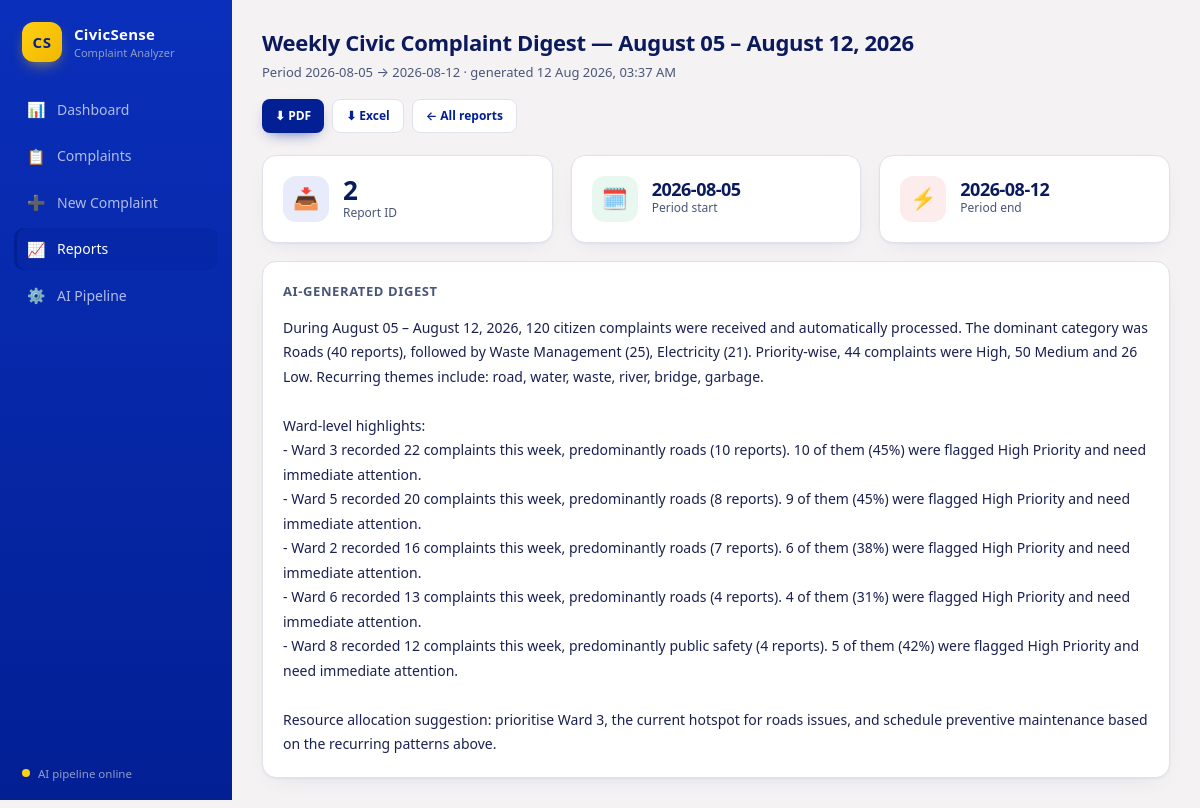
/reports/2, run on an earlier commit of the app's database.
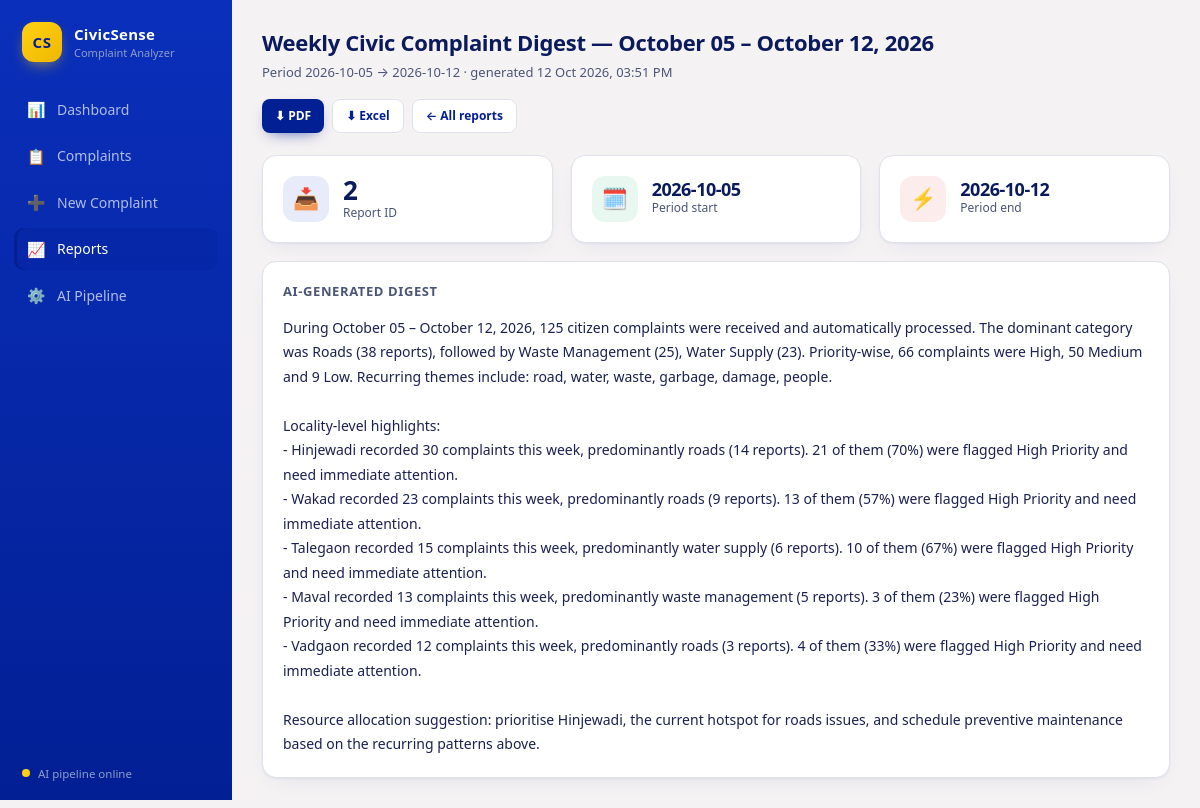
And on a later commit of the database.
### tables this page shows
CREATE TABLE reports (
    id           INTEGER PRIMARY KEY AUTOINCREMENT,
    period_start TEXT NOT NULL,
    period_end   TEXT NOT NULL,
    title        TEXT NOT NULL,
    summary      TEXT NOT NULL,
    format       TEXT NOT NULL DEFAULT 'weekly',
    created_at   TEXT NOT NULL
);

### app.py (the view)
@app.route("/reports/<int:rid>")
def report_view(rid):
    report = database.get_report(rid)
    if not report:
        abort(404)
    return render_template("report_view.html", report=report,
                           categories=CATEGORIES)

### app.py (called while the page is built)
@app.template_filter("pretty_date")
def pretty_date(value):
    try:
        dt = datetime.fromisoformat(value)
        return dt.strftime("%d %b %Y, %I:%M %p")
    except (ValueError, TypeError):
        return value

### civic_sense/database.py (called while the page is built)
@contextmanager
def get_conn():
    DB_PATH.parent.mkdir(parents=True, exist_ok=True)
    conn = sqlite3.connect(str(DB_PATH))
    conn.row_factory = sqlite3.Row
    conn.execute("PRAGMA journal_mode=WAL")
    try:
        yield conn
        conn.commit()
    finally:
        conn.close()

def get_report(rid: int):
    with get_conn() as conn:
        row = conn.execute("SELECT * FROM reports WHERE id = ?", (rid,)).fetchone()
        return dict(row) if row else None

### templates/report_view.html (shortened to what this page needs)
{% extends "base.html" %}
{% block content %}
<div class="page-head">
  <div>
    <h1 class="page-title">{{ report.title }}</h1>
    <p class="page-sub">Period {{ report.period_start[:10] }} → {{ report.period_end[:10] }} · generated {{ report.created_at | pretty_date }}</p>
  </div>
  <div style="display:flex; gap:8px">
    <a class="btn small" href="{{ url_for('report_pdf', rid=report.id) }}">⬇ PDF</a>
    <a class="btn small secondary" href="{{ url_for('report_xlsx', rid=report.id) }}">⬇ Excel</a>
    <a class="btn small secondary" href="{{ url_for('reports') }}">← All reports</a>
  </div>
</div>
<div class="grid grid-3">
  <div class="card hoverable"><div class="kpi">
    <div class="kpi-icon">📥</div>
    <div><div class="kpi-value">{{ report.id }}</div><div class="kpi-label">Report ID</div></div>
  </div></div>
  <div class="card hoverable"><div class="kpi">
    <div class="kpi-icon green">🗓️</div>
    <div><div class="kpi-value" style="font-size:18px">{{ report.period_start[:10] }}</div><div class="kpi-label">Period start</div></div>
  </div></div>
  <div class="card hoverable"><div class="kpi">
    <div class="kpi-icon red">⚡</div>
    <div><div class="kpi-value" style="font-size:18px">{{ report.period_end[:10] }}</div><div class="kpi-label">Period end</div></div>
  </div></div>
</div>
<div class="card" style="margin-top:18px">
  <h2 class="card-title">AI-Generated Digest</h2>
  <div class="report-body">{{ report.summary }}</div>
</div>
{% endblock %}

What changed in the data, as far as the page shows it:
changed reports id 2: title "Weekly Civic Complaint Digest — August 05 – August 12, 2026" → "Weekly Civic Complaint Digest — October 05 – October 12, 2026"; period_start "2026-08-05" → "2026-10-05"; period_end "2026-08-12" → "2026-10-12"; created_at|pretty_date "12 Aug 2026, 03:37 AM" → "12 Oct 2026, 03:51 PM"; summary "During August 05 – August 12, 2026, 120 citizen complaints were received and automatically processed. The dominant category was Roads (40 reports), followed by Waste Management (25), Electricity (21). Priority-wise, 44 complaints were High, 50 Medium and 26 Low. Recurring themes include: road, water, waste, river, bridge, garbage. Ward-level highlights: - Ward 3 recorded 22 complaints this week, predominantly roads (10 reports). 10 of them (45%) were flagged High Priority and need immediate attention. - Ward 5 recorded 20 complaints this week, predominantly roads (8 reports). 9 of them (45%) were flagged High Priority and need immediate attention. - Ward 2 recorded 16 complaints this week,…" → "During October 05 – October 12, 2026, 125 citizen complaints were received and automatically processed. The dominant category was Roads (38 reports), followed by Waste Management (25), Water Supply (23). Priority-wise, 66 complaints were High, 50 Medium and 9 Low. Recurring themes include: road, water, waste, garbage, damage, people. Locality-level highlights: - Hinjewadi recorded 30 complaints this week, predominantly roads (14 reports). 21 of them (70%) were flagged High Priority and need immediate attention. - Wakad recorded 23 complaints this week, predominantly roads (9 reports). 13 of them (57%) were flagged High Priority and need immediate attention. - Talegaon recorded 15 complaints…"
